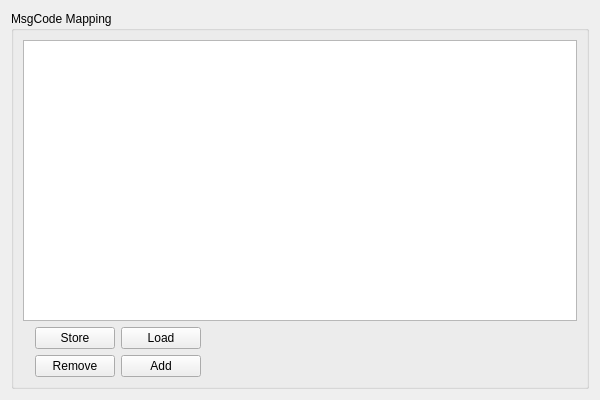
<?xml version="1.0" encoding="UTF-8"?>
<ui version="4.0">
 <class>MsgCodeMappingWidget</class>
 <widget class="QWidget" name="MsgCodeMappingWidget">
  <property name="geometry">
   <rect>
    <x>0</x>
    <y>0</y>
    <width>600</width>
    <height>400</height>
   </rect>
  </property>
  <property name="windowTitle">
   <string>Form</string>
  </property>
  <layout class="QVBoxLayout" name="verticalLayout">
   <item>
    <widget class="QGroupBox" name="groupBox_10">
     <property name="sizePolicy">
      <sizepolicy hsizetype="Preferred" vsizetype="Preferred">
       <horstretch>0</horstretch>
       <verstretch>1</verstretch>
      </sizepolicy>
     </property>
     <property name="title">
      <string>MsgCode Mapping</string>
     </property>
     <layout class="QGridLayout" name="gridLayout_5">
      <item row="5" column="3">
       <widget class="QPushButton" name="msgCodeLoadBtn">
        <property name="toolTip">
         <string>Load an Message Type configuration (*.json)</string>
        </property>
        <property name="text">
         <string>Load</string>
        </property>
       </widget>
      </item>
      <item row="5" column="2">
       <widget class="QPushButton" name="msgCodeStoreBtn">
        <property name="toolTip">
         <string>Save the current Message Type configuration (*.json) to a file</string>
        </property>
        <property name="text">
         <string>Store</string>
        </property>
       </widget>
      </item>
      <item row="0" column="0" rowspan="5" colspan="6">
       <widget class="QTableView" name="codeTableView">
        <property name="toolTip">
         <string>&lt;html&gt;&lt;head/&gt;&lt;body&gt;&lt;p&gt;Message Type configuration browser which shows all currently available Message Types and their parsing configuration.&lt;/p&gt;&lt;p&gt;Either load a whole Message Type configuration with the Load button or Add/Remove Message Types to the current configuration. &lt;/p&gt;&lt;p&gt;The current configuration can be saved (*.json) with the store button.&lt;/p&gt;&lt;/body&gt;&lt;/html&gt;</string>
        </property>
       </widget>
      </item>
      <item row="6" column="3">
       <widget class="QPushButton" name="msgCodeAddBtn">
        <property name="toolTip">
         <string>&lt;html&gt;&lt;head/&gt;&lt;body&gt;&lt;p&gt;Add a new Message Type configuration entry to the current Message Type configuration. The Message Type configuration tool is called&lt;/p&gt;&lt;p&gt;The new entry will be appended to the list.&lt;/p&gt;&lt;/body&gt;&lt;/html&gt;</string>
        </property>
        <property name="text">
         <string>Add</string>
        </property>
       </widget>
      </item>
      <item row="6" column="2">
       <widget class="QPushButton" name="msgCodeRemoveBtn">
        <property name="toolTip">
         <string>Remove the selected entry from the current Message Type configuration.</string>
        </property>
        <property name="text">
         <string>Remove</string>
        </property>
       </widget>
      </item>
      <item row="5" column="4">
       <spacer name="StoreLoadSpacer">
        <property name="orientation">
         <enum>Qt::Horizontal</enum>
        </property>
        <property name="sizeHint" stdset="0">
         <size>
          <width>40</width>
          <height>20</height>
         </size>
        </property>
       </spacer>
      </item>
      <item row="6" column="4">
       <spacer name="RemoveAddSpacer">
        <property name="orientation">
         <enum>Qt::Horizontal</enum>
        </property>
        <property name="sizeHint" stdset="0">
         <size>
          <width>40</width>
          <height>20</height>
         </size>
        </property>
       </spacer>
      </item>
     </layout>
    </widget>
   </item>
  </layout>
 </widget>
 <resources/>
 <connections/>
</ui>
